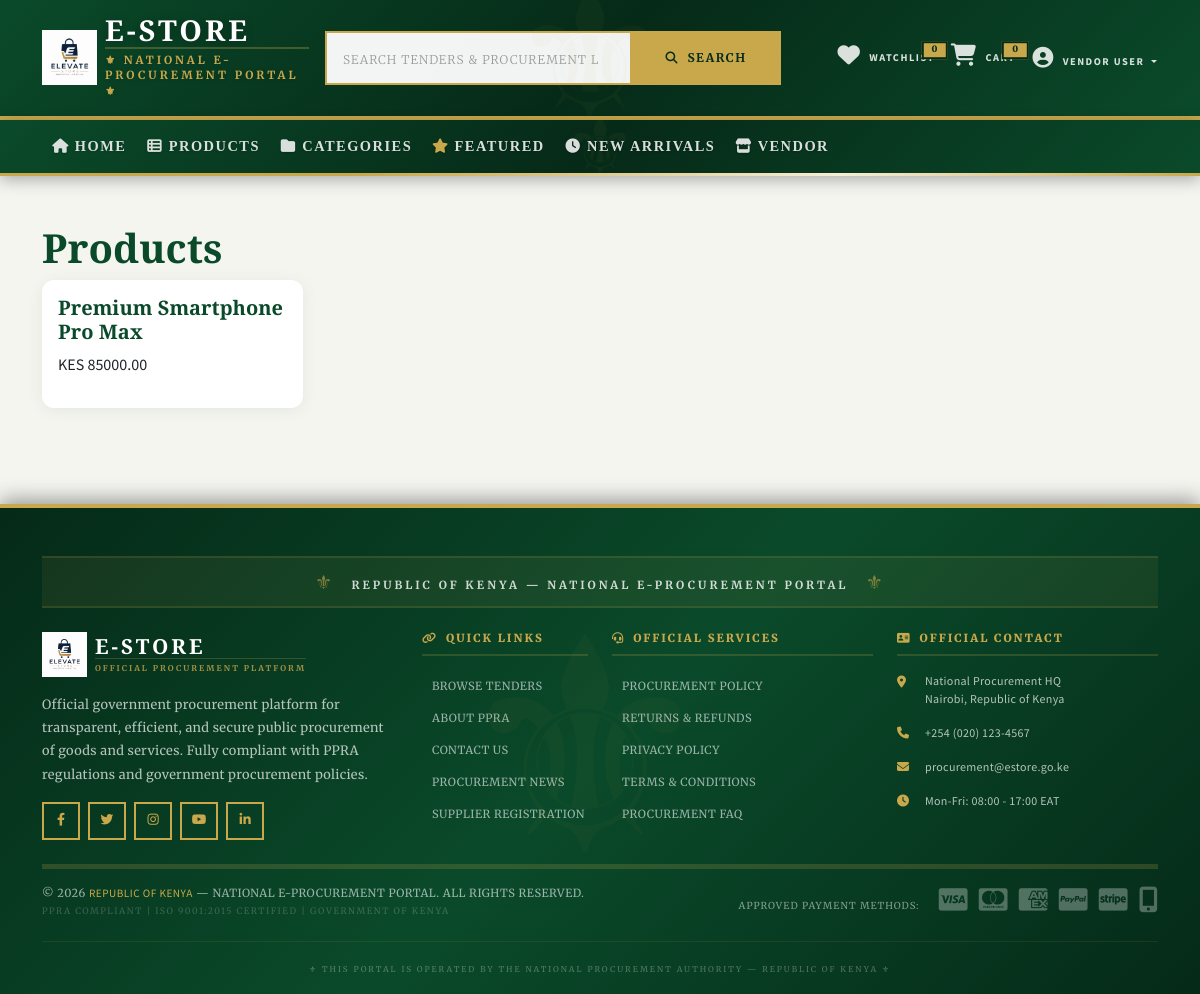
The page /products/ (signed in) on the database its author committed.
### apps/accounts/models.py (models this page shows, shortened)
class User(AbstractUser):
    USER_TYPES = (
        ('customer', 'Customer'),
        ('vendor', 'Vendor'),
        ('admin', 'Admin'),
        ('moderator', 'Moderator'),
    )
    email = models.EmailField(unique=True)
    phone_number = models.CharField(
        max_length=15,
        validators=[RegexValidator(r'^\+?1?\d{9,15}$', 'Enter a valid phone number')],
        blank=True
    )
    user_type = models.CharField(max_length=20, choices=USER_TYPES, default='customer')
    profile_picture = models.ImageField(upload_to='users/profiles/', null=True, blank=True)
    bio = models.TextField(max_length=500, blank=True)
    address = models.TextField(blank=True)
    city = models.CharField(max_length=100, blank=True)
    state = models.CharField(max_length=100, blank=True)
    country = models.CharField(max_length=100, blank=True)
    postal_code = models.CharField(max_length=20, blank=True)
    is_email_verified = models.BooleanField(default=False)
    is_phone_verified = models.BooleanField(default=False)
    is_blocked = models.BooleanField(default=False)
    is_banned = models.BooleanField(default=False)
    last_login_ip = models.GenericIPAddressField(null=True, blank=True)
    created_at = models.DateTimeField(auto_now_add=True)
    updated_at = models.DateTimeField(auto_now=True)
    deleted_at = models.DateTimeField(null=True, blank=True)
    currency = models.CharField(max_length=3, default='KES')
    language = models.CharField(max_length=10, default='en')
    email_notifications = models.BooleanField(default=True)
    sms_notifications = models.BooleanField(default=False)
    store_name = models.CharField(max_length=200, blank=True)
    store_description = models.TextField(blank=True)
    store_logo = models.ImageField(upload_to='stores/logos/', null=True, blank=True)
    store_banner = models.ImageField(upload_to='stores/banners/', null=True, blank=True)
    is_store_active = models.BooleanField(default=False)
    business_license = models.CharField(max_length=100, blank=True)
    tax_id = models.CharField(max_length=100, blank=True)
    bank_account = models.CharField(max_length=100, blank=True)
    bank_name = models.CharField(max_length=100, blank=True)
    two_factor_enabled = models.BooleanField(default=False)
    device_tokens = models.JSONField(default=list, blank=True)
    failed_login_attempts = models.PositiveIntegerField(default=0)
    locked_until = models.DateTimeField(null=True, blank=True)
    verification_token = models.UUIDField(default=uuid.uuid4, editable=False, unique=True)
    reset_token = models.UUIDField(null=True, blank=True)
    reset_token_expires = models.DateTimeField(null=True, blank=True)
    groups = models.ManyToManyField(Group, related_name='custom_user_groups', blank=True)
    user_permissions = models.ManyToManyField(Permission, related_name='custom_user_permissions', blank=True)
    class Meta:
        ordering = ['-date_joined']
        indexes = [
            models.Index(fields=['email']),
            models.Index(fields=['username']),
            models.Index(fields=['phone_number']),
            models.Index(fields=['user_type']),
            models.Index(fields=['is_active', 'is_blocked']),
        ]
    @property
    def full_name(self):
        return f"{self.first_name} {self.last_name}".strip() or self.username
    @property
    def is_vendor(self):
        return self.user_type == 'vendor'

### apps/products/models.py (models this page shows, shortened)
class Product(models.Model):
    CONDITION_CHOICES = (
        ('new', 'New'),
        ('used', 'Used'),
        ('refurbished', 'Refurbished'),
    )
    name = models.CharField(max_length=200)
    slug = models.SlugField(unique=True, blank=True)
    description = models.TextField()
    short_description = models.TextField(max_length=500, blank=True)
    price = models.DecimalField(max_digits=10, decimal_places=2)
    compare_price = models.DecimalField(max_digits=10, decimal_places=2, null=True, blank=True)
    cost_price = models.DecimalField(max_digits=10, decimal_places=2, null=True, blank=True)
    category = models.ForeignKey(Category, on_delete=models.CASCADE, related_name='products')
    brand = models.ForeignKey(Brand, on_delete=models.SET_NULL, null=True, blank=True, related_name='products')
    vendor = models.ForeignKey(User, on_delete=models.CASCADE, related_name='products', limit_choices_to={'user_type': 'vendor'})
    condition = models.CharField(max_length=20, choices=CONDITION_CHOICES, default='new')
    stock = models.PositiveIntegerField(default=0)
    min_stock_level = models.PositiveIntegerField(default=5)
    sku = models.CharField(max_length=50, unique=True, blank=True)
    weight = models.DecimalField(max_digits=10, decimal_places=2, null=True, blank=True)
    dimensions = models.CharField(max_length=100, blank=True)
    is_active = models.BooleanField(default=True)
    is_featured = models.BooleanField(default=False)
    is_best_seller = models.BooleanField(default=False)
    is_on_sale = models.BooleanField(default=False)
    average_rating = models.DecimalField(max_digits=3, decimal_places=2, default=0)
    total_reviews = models.PositiveIntegerField(default=0)
    total_sales = models.PositiveIntegerField(default=0)
    views_count = models.PositiveIntegerField(default=0)
    created_at = models.DateTimeField(auto_now_add=True)
    updated_at = models.DateTimeField(auto_now=True)
    class Meta:
        ordering = ['-created_at']
        indexes = [
            models.Index(fields=['slug']),
            models.Index(fields=['category', 'is_active']),
            models.Index(fields=['vendor', 'is_active']),
        ]

### apps/products/views.py (the view, shortened to what this page needs)
# urls.py: path('products/', views.product_list, name='product_list'),
def product_list(request):
    products = Product.objects.filter(is_active=True)
    categories = Category.objects.filter(is_active=True)
    brands = Brand.objects.filter(is_active=True)
    category_slug = request.GET.get('category')
    if category_slug:
        category = get_object_or_404(Category, slug=category_slug)
        products = products.filter(category=category)
    brand_slug = request.GET.get('brand')
    if brand_slug:
        brand = get_object_or_404(Brand, slug=brand_slug)
        products = products.filter(brand=brand)
    search_query = request.GET.get('q')
    min_price = request.GET.get('min_price')
    max_price = request.GET.get('max_price')
    if min_price:
        products = products.filter(price__gte=min_price)
    if max_price:
        products = products.filter(price__lte=max_price)
    min_rating = request.GET.get('min_rating')
    if min_rating:
        products = products.filter(average_rating__gte=min_rating)
    condition = request.GET.get('condition')
    if condition:
        products = products.filter(condition=condition)
    in_stock = request.GET.get('in_stock')
    if in_stock == 'true':
        products = products.filter(stock__gt=0)
    sort_by = request.GET.get('sort', '-created_at')
    sort_options = {
        'price': 'price',
        '-price': '-price',
        'name': 'name',
        '-created_at': '-created_at',
        'rating': '-average_rating',
        'popularity': '-total_sales',
    }
    products = products.order_by(sort_options.get(sort_by, '-created_at'))
    paginator = Paginator(products, 12)
    page = request.GET.get('page', 1)
    try:
        products = paginator.page(page)
    except PageNotAnInteger:
        products = paginator.page(1)
    except EmptyPage:
        products = paginator.page(paginator.num_pages)
    context = {
        'products': products,
        'categories': categories,
        'brands': brands,
        'search_query': search_query,
        'sort_by': sort_by,
        'category_slug': category_slug,
        'brand_slug': brand_slug,
        'min_price': min_price,
        'max_price': max_price,
        'min_rating': min_rating,
        'condition': condition,
        'in_stock': in_stock,
    }
    return render(request, 'products/product_list.html', context)

### apps/products/templates/products/product_list.html
{% extends 'base.html' %}
{% block content %}
<div class="container py-5">
    <h1>Products</h1>
    <div class="row">
        {% for product in products %}
        <div class="col-md-3">
            <div class="card">
                <div class="card-body">
                    <h5>{{ product.name }}</h5>
                    <p>KES {{ product.price }}</p>
                </div>
            </div>
        </div>
        {% empty %}
        <p>No products found.</p>
        {% endfor %}
    </div>
</div>
{% endblock %}

### templates/includes/header.html (shortened to what this page needs)
{% load static %}
<header class="header bg-primary-green text-white border-bottom border-gold">
    <div class="container py-3">
        <div class="row align-items-center g-3">
            <div class="col-md-3 col-6">
                <a href="{% url 'products:home' %}" class="text-decoration-none d-flex align-items-center">
                    <img src="{% static 'images/ecommerce.png' %}" alt="National E-Procurement Portal Logo" height="55" class="me-2">
                    <div>
                        <h1 class="mb-0 text-white fw-bold gov-title" style="font-family: 'Playfair Display', serif; text-transform: uppercase; letter-spacing: 3px; font-size: 1.8rem; line-height: 1;">
                            E-STORE
                        </h1>
                        <div class="gov-subtitle-wrapper mt-1">
                            <span class="text-gold gov-subtitle" style="font-family: 'Merriweather', serif; font-size: 0.7rem; letter-spacing: 3px; text-transform: uppercase; font-weight: 700; display: block; border-top: 2px solid rgba(201, 168, 76, 0.3); padding-top: 3px;">
                                ⚜ NATIONAL E-PROCUREMENT PORTAL ⚜
                            </span>
                        </div>
                    </div>
                </a>
            </div>
            <div class="col-md-5 d-none d-md-block">
                <form action="{% url 'products:search' %}" method="get" class="d-flex">
                    <input type="search" name="q" class="form-control form-control-lg gov-search"
                           style="border-radius: 0; border: 2px solid var(--gov-gold); background: rgba(255,255,255,0.95); font-family: 'Merriweather', serif; font-weight: 400; letter-spacing: 0.5px;"
                           placeholder="SEARCH TENDERS & PROCUREMENT LISTINGS..." value="{{ request.GET.q }}">
                    <button type="submit" class="btn gov-search-btn"
                            style="background: var(--gov-gold); color: var(--gov-green-dark); border-radius: 0; border: 2px solid var(--gov-gold); font-weight: 700; font-family: 'Merriweather', serif; text-transform: uppercase; letter-spacing: 1px; padding: 0 1.5rem;">
                        <i class="fas fa-search me-1"></i> SEARCH
                    </button>
                </form>
            </div>
            <div class="col-md-4 col-6">
                <div class="d-flex justify-content-end align-items-center gap-3">
                    <a href="{% url 'wishlist:view' %}" class="text-white position-relative gov-action-link" style="text-decoration: none; font-family: 'Merriweather', serif; font-weight: 700; text-transform: uppercase; font-size: 0.65rem; letter-spacing: 1px;">
                        <i class="fas fa-heart fa-lg"></i>
                        <span class="position-absolute top-0 start-100 translate-middle badge rounded-pill gov-badge"
                              style="background: var(--gov-gold); color: var(--gov-green-dark); font-weight: 900; font-family: 'Merriweather', serif; font-size: 0.55rem; border: 2px solid var(--gov-green-dark);">
                            {{ wishlist_count|default:0 }}
                        </span>
                        <span class="d-none d-md-inline ms-1">WATCHLIST</span>
                    </a>
                    <a href="{% url 'cart:view' %}" class="text-white position-relative gov-action-link" style="text-decoration: none; font-family: 'Merriweather', serif; font-weight: 700; text-transform: uppercase; font-size: 0.65rem; letter-spacing: 1px;">
                        <i class="fas fa-shopping-cart fa-lg"></i>
                        <span class="position-absolute top-0 start-100 translate-middle badge rounded-pill gov-badge"
                              style="background: var(--gov-gold); color: var(--gov-green-dark); font-weight: 900; font-family: 'Merriweather', serif; font-size: 0.55rem; border: 2px solid var(--gov-green-dark);">
                            {{ cart_total_items|default:0 }}
                        </span>
                        <span class="d-none d-md-inline ms-1">CART</span>
                    </a>
                    {% if user.is_authenticated %}
                        <div class="dropdown">
                            <button class="btn btn-link text-white dropdown-toggle p-0 gov-user-btn" data-bs-toggle="dropdown"
                                    style="text-decoration: none; font-family: 'Merriweather', serif; font-weight: 700; text-transform: uppercase; font-size: 0.65rem; letter-spacing: 1px;">
                                <i class="fas fa-user-circle fa-2x me-1"></i>
                                <span class="d-none d-md-inline">{{ user.full_name|truncatechars:12 }}</span>
                            </button>
                        </div>
                    {% endif %}
                </div>
            </div>
        </div>
    </div>
</header>

### rows shown on the page
User: full_name "VENDOR USER"
Product: name "Premium Smartphone Pro Max", price "85000.00"

### other values the page prints
{{ wishlist_count|default:0 }} "0"
{{ cart_total_items|default:0 }} "0"
